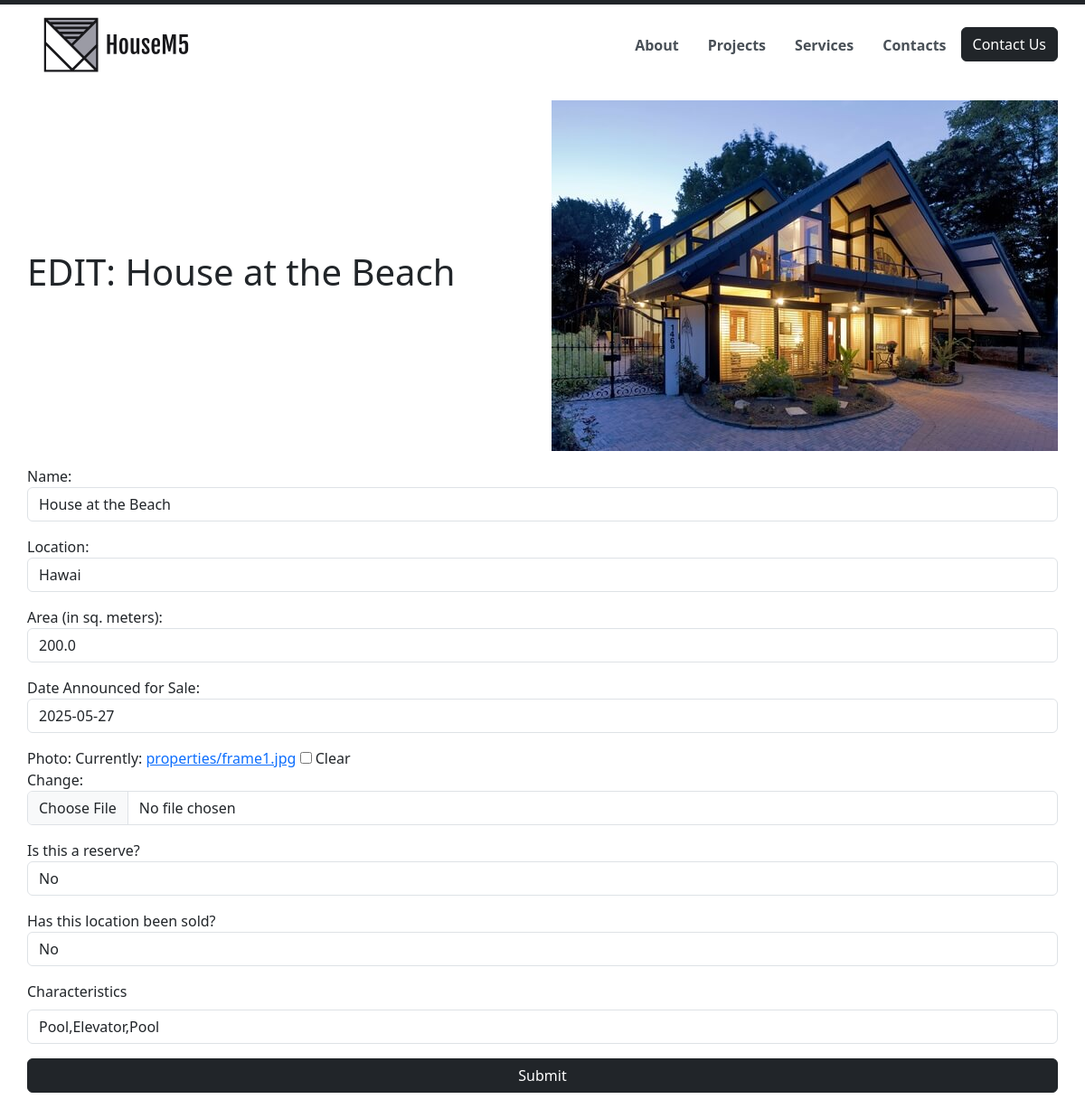
/edit-property/1, run on the app's committed database.
### RealEstateApp/models.py (models this page shows, shortened)
class Property(models.Model):
    name = models.CharField(max_length=100, blank=True, null=True)
    location = models.CharField(max_length=100, blank=True, null=True)
    area = models.FloatField(blank=True, null=True)
    date_released = models.DateField(blank=True, null=True)
    image = models.ImageField(upload_to='properties/', blank=True, null=True)
    is_reserved = models.BooleanField(default=False, blank=True, null=True)
    is_sold = models.BooleanField(default=False, blank=True, null=True)
    def get_all_characteristics(self):
        str_chars = ''
        for prop_char in PropertyCharacteristics.objects.filter(property_id=self.id).all():
            str_chars += prop_char.characteristic.name
            str_chars += ','
        return str_chars[:-1]

class PropertyCharacteristics(models.Model):
    property = models.ForeignKey(Property, on_delete=models.CASCADE, blank=True, null=True)
    characteristic = models.ForeignKey(Characteristic, on_delete=models.CASCADE, blank=True, null=True)

class Characteristic(models.Model):
    name = models.CharField(max_length=100, blank=True, null=True)
    price = models.IntegerField(blank=True, null=True)

### RealEstateApp/views.py (the view, shortened to what this page needs)
# urls.py: path('edit-property/<int:id_property>', real_estate_views.edit_property, name='edit_property'),
def edit_property(request, id_property):
    property = Property.objects.filter(id=id_property).first()
    form = PropertyForm(instance=property)
    return render(request, 'edit-property.html', {'form': form, 'title': 'Edit Property'})

### RealEstateApp/forms.py
class PropertyForm(forms.ModelForm):
    def __init__(self, *args, **kwargs):
        super(PropertyForm, self).__init__(*args, **kwargs)
        for field_name, field in self.fields.items():
            if not isinstance(field.widget, forms.CheckboxInput):
                field.widget.attrs['class'] = 'form-control'
        self.fields['area'].label = 'Area (in sq. meters)'
        self.fields['date_released'].label = 'Date Announced for Sale'
        self.fields['image'].label = 'Photo'
        self.fields['is_reserved'].label = 'Is this a reserve?'
        self.fields['is_sold'].label = 'Has this location been sold?'
    class Meta:
        model = Property
        fields = '__all__'

### RealEstateApp/templates/edit-property.html (shortened to what this page needs)
{% load static %}
<!DOCTYPE html>
<html lang="en">
<head>
    <link rel="stylesheet" href="{% static 'bootstrap/css/bootstrap.css' %}">
</head>
<body class="border-top border-5 border-dark">
<div class="container-fluid">
    <div class="container px-0 d-flex justify-content-between align-items-center">
        <img src="{% static 'images/logo.png' %}" alt="">
        <ul class="nav">
            <li class="nav-item">
                <a class="nav-link fw-bold text-dark-emphasis" href="#">About</a>
            </li>
            <li class="nav-item">
                <a class="nav-link fw-bold text-dark-emphasis" href="#">Projects</a>
            </li>
            <li class="nav-item">
                <a class="nav-link fw-bold text-dark-emphasis" href="#">Services</a>
            </li>
            <li class="nav-item">
                <a class="nav-link fw-bold text-dark-emphasis" href="#">Contacts</a>
            </li>
            <li class="nav-item">
                <a class=" btn btn-dark" href="#">Contact Us</a>
            </li>
        </ul>
    </div>
</div>
<div class="container-fluid mt-3 mb-5">
    <div class="container px-0">
        <div class="d-flex mb-3">
            <div class="w-50 d-flex align-items-center"><h1>EDIT: {{ form.instance.name }}</h1></div>
            <div class="w-50 d-flex justify-content-end">
                <img src="{{ form.instance.image.url }}" alt="">
            </div>
        </div>
        <form action="" method="post" enctype="multipart/form-data" class="d-flex flex-column">
            {{ form.as_p }}
            <div class="mb-3">
                <label for="chars" class="form-label">Characteristics</label>
                <input type="text" name="chars" id="chars" class="form-control"
                       value="{{ form.instance.get_all_characteristics }}">
            </div>
            <button type="submit" class="btn btn-dark">Submit</button>
        </form>
    </div>
</div>
</body>
</html>

### data on the page
Property: instance.name "House at the Beach", instance.image (picture), name "House at the Beach", location "Hawai", area "200.0", date_released "2025-05-27", is_reserved "No", is_sold "No", chars "Pool,Elevator,Pool"
